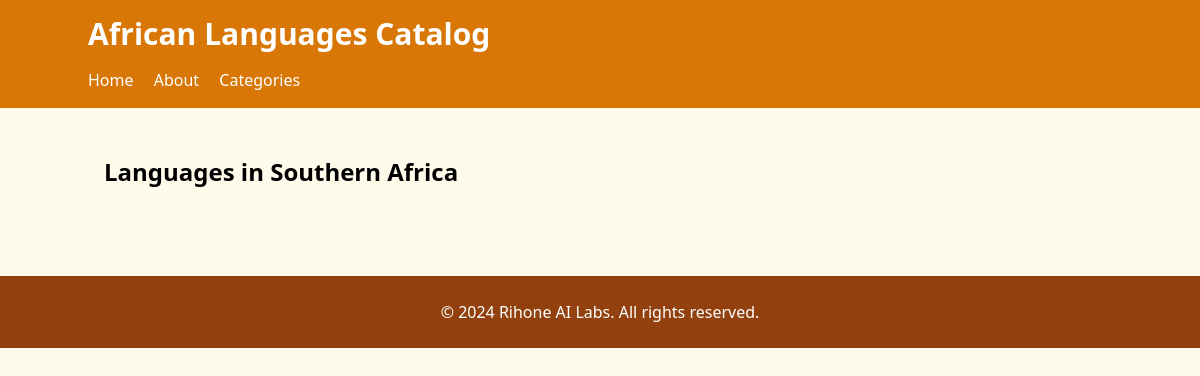
The app's page /category/Southern Africa, older data.
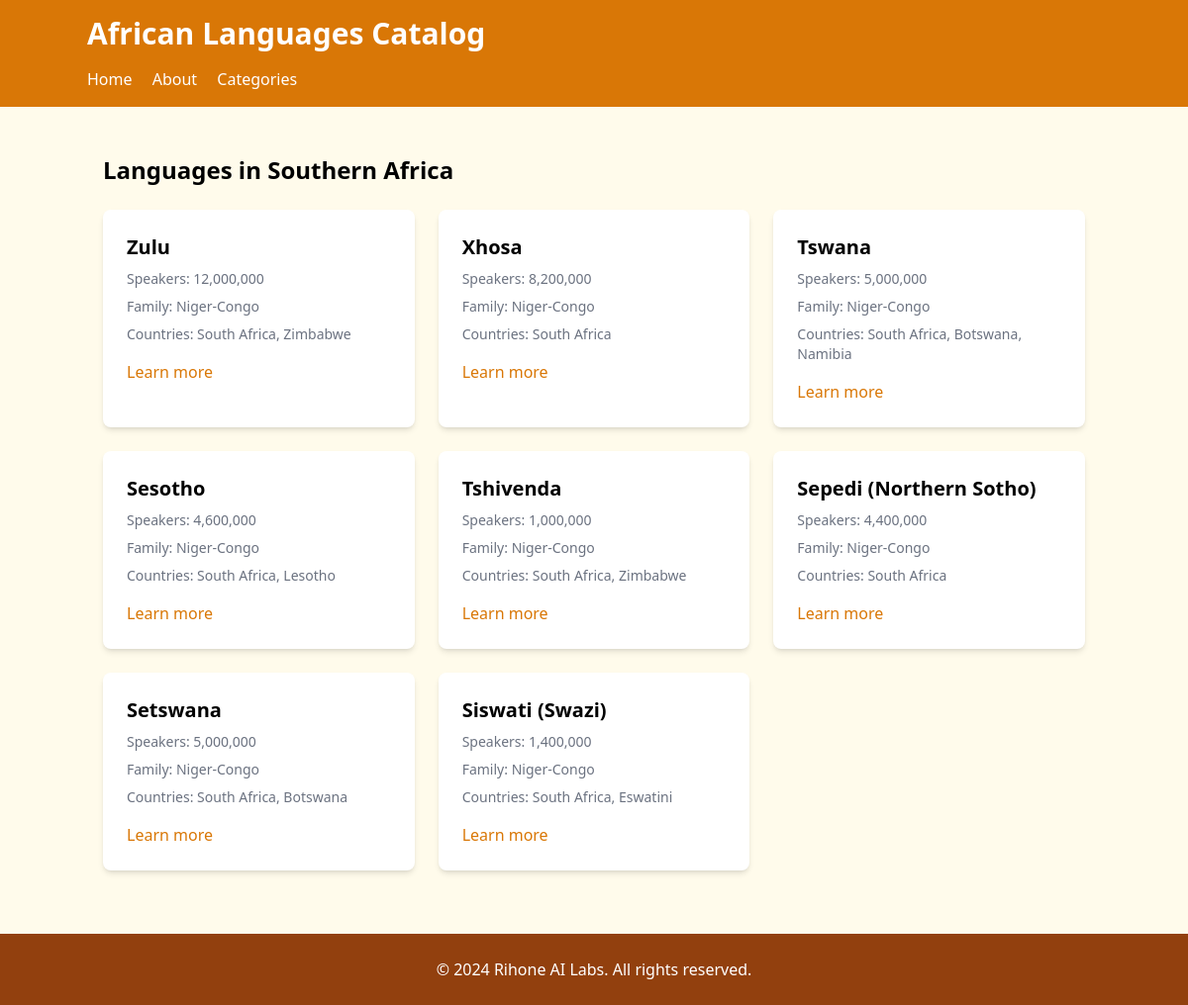
The same page, newer data.
### application.py (models this page shows, shortened)
class CatalogItem(db.Model):
    id = db.Column(db.Integer, primary_key=True)
    name = db.Column(db.String(100), nullable=False)  # Language name
    category = db.Column(db.String(50), nullable=False)  # Region where it's spoken
    speakers = db.Column(db.Integer)  # Number of speakers
    countries = db.Column(db.String(200))  # Countries where it's spoken
    language_family = db.Column(db.String(100))  # e.g., Niger-Congo, Afroasiatic
    writing_system = db.Column(db.String(100))  # e.g., Latin, Arabic, Ge'ez
    iso_code = db.Column(db.String(3))  # ISO 639-3 code
    created_at = db.Column(db.DateTime, default=datetime.utcnow)

### application.py (the view)
@app.route("/category/<string:category>")
def view_category(category):
    languages = CatalogItem.query.filter_by(category=category).all()
    return render_template("category.html", category=category, languages=languages)

### application.py (called while the page is built)
@app.template_filter("format_number")
def format_number(value):
    return f"{value:,}"

### templates/category.html (shortened to what this page needs)
<!DOCTYPE html>
<html lang="en">
<head>
  <script src="https://cdn.tailwindcss.com"></script>
</head>
<body class="bg-amber-50">
  <header class="bg-amber-600 text-white p-4">
    <div class="container mx-auto">
      <h1 class="text-3xl font-bold">African Languages Catalog</h1>
      <nav class="mt-4">
        <a href="/" class="mr-4 hover:underline">Home</a>
        <a href="/about" class="mr-4 hover:underline">About</a>
        <a href="/#categories" class="hover:underline">Categories</a>
      </nav>
    </div>
  </header>
  <main class="container mx-auto mt-8 p-4">
    <h2 class="text-2xl font-semibold mb-6">Languages in {{ category }}</h2>
    <div class="grid grid-cols-1 md:grid-cols-2 lg:grid-cols-3 gap-6">
      {% for language in languages %}
      <div class="bg-white rounded-lg shadow-md overflow-hidden">
        <div class="p-6">
          <h3 class="font-bold text-xl mb-2">{{ language.name }}</h3>
          <p class="text-sm text-gray-500 mb-2">Speakers: {{ language.speakers | format_number }}</p>
          <p class="text-sm text-gray-500 mb-2">Family: {{ language.language_family }}</p>
          <p class="text-sm text-gray-500 mb-4">Countries: {{ language.countries }}</p>
          <a href="{{ url_for('view_language', language_id=language.id) }}" class="text-amber-600 hover:underline">Learn
            more</a>
        </div>
      </div>
      {% endfor %}
    </div>
  </main>
  <footer class="bg-amber-800 text-white mt-12 py-6">
    <div class="container mx-auto text-center">
      <p>&copy; 2024 Rihone AI Labs. All rights reserved.</p>
    </div>
  </footer>
</body>
</html>

Row changes from the older to the newer data that the page shows:
added CatalogItem: name "Zulu", speakers "12,000,000", language_family "Niger-Congo", countries "South Africa, Zimbabwe"
added CatalogItem: name "Xhosa", speakers "8,200,000", language_family "Niger-Congo", countries "South Africa"
added CatalogItem: name "Tswana", speakers "5,000,000", language_family "Niger-Congo", countries "South Africa, Botswana, Namibia"
added CatalogItem: name "Sesotho", speakers "4,600,000", language_family "Niger-Congo", countries "South Africa, Lesotho"
added CatalogItem: name "Tshivenda", speakers "1,000,000", language_family "Niger-Congo", countries "South Africa, Zimbabwe"
added CatalogItem: name "Sepedi (Northern Sotho)", speakers "4,400,000", language_family "Niger-Congo", countries "South Africa"
added CatalogItem: name "Setswana", speakers "5,000,000", language_family "Niger-Congo", countries "South Africa, Botswana"
added CatalogItem: name "Siswati (Swazi)", speakers "1,400,000", language_family "Niger-Congo", countries "South Africa, Eswatini"
